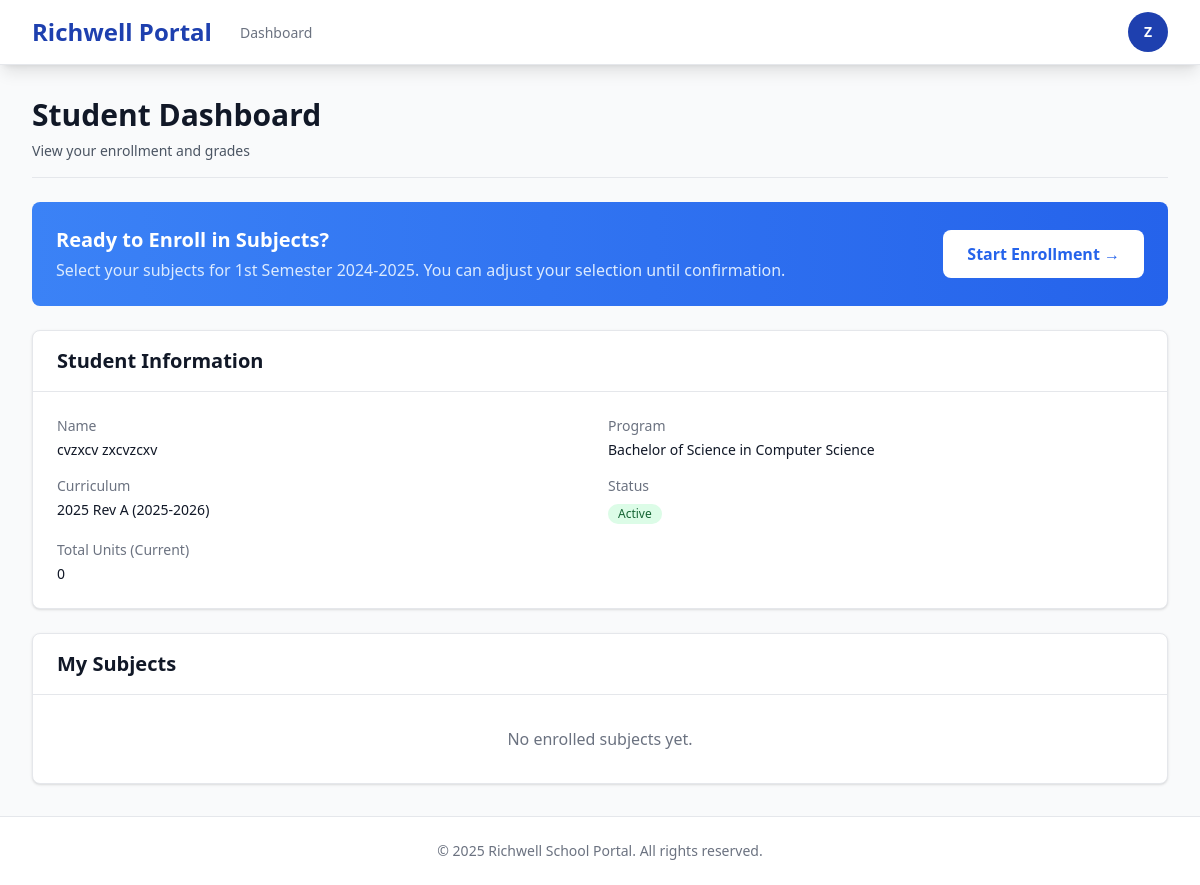
Screenshot of /dashboard/student/ (signed in) with the database file from the repository.
### users/models.py (models this page shows, shortened)
class User(AbstractUser):
    ROLE_CHOICES = [
        ('student', 'Student'),
        ('professor', 'Professor'),
        ('registrar', 'Registrar'),
        ('dean', 'Dean'),
        ('admission', 'Admission'),
        ('admin', 'Admin'),
    ]
    role = models.CharField(max_length=20, choices=ROLE_CHOICES)
    created_at = models.DateTimeField(auto_now_add=True)

### enrollment/models.py (models this page shows, shortened)
class Term(models.Model):
    LEVEL_CHOICES = [
        ('SHS', 'Senior High School'),
        ('Bachelor', 'Bachelor'),
        ('Masteral', 'Masteral'),
    ]
    name = models.CharField(max_length=50)
    level = models.CharField(max_length=20, choices=LEVEL_CHOICES, default='Bachelor')
    start_date = models.DateField()
    end_date = models.DateField()
    add_drop_deadline = models.DateField(null=True, blank=True)
    grade_encoding_deadline = models.DateField(null=True, blank=True)
    is_active = models.BooleanField(default=False)
    archived = models.BooleanField(default=False)
    created_at = models.DateTimeField(auto_now_add=True)
    class Meta:
        unique_together = ('name', 'level')

class Student(models.Model):
    STATUS_CHOICES = [
        ('active', 'Active'),
        ('inactive', 'Inactive'),
        ('graduated', 'Graduated'),
    ]
    user = models.OneToOneField(User, on_delete=models.CASCADE)
    program = models.ForeignKey(Program, on_delete=models.CASCADE, null=True, blank=True)
    curriculum = models.ForeignKey(Curriculum, on_delete=models.CASCADE, null=True, blank=True)
    status = models.CharField(max_length=20, choices=STATUS_CHOICES, default='inactive')
    onboarding_complete = models.BooleanField(default=False)
    student_id = models.CharField(max_length=20, unique=True, null=True, blank=True)
    documents_json = models.JSONField(default=dict)
    created_at = models.DateTimeField(auto_now_add=True)

### academics/models.py (models this page shows, shortened)
class Program(models.Model):
    LEVEL_CHOICES = [
        ('SHS', 'Senior High School'),
        ('College', 'College'),
        ('Bachelor', 'Bachelor'),
        ('Masteral', 'Masteral'),
    ]
    name = models.CharField(max_length=255)
    level = models.CharField(max_length=20, choices=LEVEL_CHOICES)
    passing_grade = models.DecimalField(max_digits=3, decimal_places=2, default=3.00)
    created_at = models.DateTimeField(auto_now_add=True)

class Curriculum(models.Model):
    program = models.ForeignKey(Program, on_delete=models.CASCADE, related_name='curricula')
    version = models.CharField(max_length=50)
    effective_sy = models.CharField(max_length=20)
    active = models.BooleanField(default=True)
    created_at = models.DateTimeField(auto_now_add=True)

### users/views.py (the view)
# urls.py: path('dashboard/student/', views.student_dashboard, name='student_dashboard'),
@role_required('student')
def student_dashboard(request):
    from enrollment.models import Student, StudentSubject, Enrollment, Term
    from enrollment.student_enrollment_views import can_student_enroll
    try:
        student = Student.objects.get(user=request.user)
        enrolled_subjects = StudentSubject.objects.filter(student=student).select_related('subject', 'term', 'section')
        active_term = Term.objects.filter(is_active=True, archived=False, level=student.program.level).first()
        can_enroll = False
        enrollment_status = None
        enrollment_message = None
        enrollment_details = {}
        if active_term:
            can_enroll, enrollment_message, enrollment_details = can_student_enroll(student, active_term)
        context = {
            'student': student,
            'enrolled_subjects': enrolled_subjects,
            'total_units': sum([ss.subject.units for ss in enrolled_subjects if ss.status == 'enrolled']),
            'has_active_enrollment': not can_enroll and enrollment_details.get('reason') == 'already_enrolled',
            'can_enroll': can_enroll,
            'enrollment_message': enrollment_message,
            'enrollment_details': enrollment_details,
            'active_term': active_term,
        }
    except Student.DoesNotExist:
        context = {
            'student': None,
            'enrolled_subjects': [],
            'total_units': 0,
            'has_active_enrollment': False,
            'can_enroll': False,
            'enrollment_message': None,
            'enrollment_details': {},
            'active_term': None,
        }
    return render(request, 'dashboards/student_dashboard.html', context)

### enrollment/student_enrollment_views.py (called while the page is built, shortened)
def get_student_current_level(student):
    if not student.curriculum:
        return (1, 1)
    taken_subjects = StudentSubject.objects.filter(
        student=student,
        status__in=['completed', 'failed']
    ).values_list('subject_id', flat=True)
    completed_curriculum = CurriculumSubject.objects.filter(
        curriculum=student.curriculum,
        subject_id__in=taken_subjects
    ).values_list('year_level', 'term_no')
    if not completed_curriculum:
        return (1, 1)

### templates/dashboards/student_dashboard.html (shortened to what this page needs)
{% extends 'base.html' %}
{% block content %}
<div class="space-y-6">
    <div class="border-b border-gray-200 pb-4">
        <h1 class="text-3xl font-bold text-gray-900">Student Dashboard</h1>
        <p class="mt-2 text-sm text-gray-600">View your enrollment and grades</p>
    </div>
    {% if student %}
    {% if can_enroll %}
    <div class="bg-gradient-to-r from-blue-500 to-blue-600 rounded-lg p-6 text-white">
        <div class="flex items-center justify-between">
            <div>
                <h2 class="text-xl font-semibold mb-1">Ready to Enroll in Subjects?</h2>
                <p class="text-blue-100">Select your subjects for {{ active_term.name }}. You can adjust your selection until confirmation.</p>
            </div>
            <a href="{% url 'enrollment:enroll_subjects' %}" class="inline-flex items-center px-6 py-3 bg-white text-blue-600 font-semibold rounded-lg hover:bg-blue-50 transition-colors">
                Start Enrollment →
            </a>
        </div>
    </div>
    {% endif %}
    <div class="bg-white shadow rounded-lg border border-gray-200">
        <div class="px-6 py-4 border-b border-gray-200">
            <h2 class="text-xl font-semibold text-gray-900">Student Information</h2>
        </div>
        <div class="p-6">
            <dl class="grid grid-cols-1 md:grid-cols-2 gap-4">
                <div>
                    <dt class="text-sm font-medium text-gray-500">Name</dt>
                    <dd class="mt-1 text-sm text-gray-900">{{ student.user.get_full_name|default:student.user.username }}</dd>
                </div>
                <div>
                    <dt class="text-sm font-medium text-gray-500">Program</dt>
                    <dd class="mt-1 text-sm text-gray-900">{{ student.program.name }}</dd>
                </div>
                <div>
                    <dt class="text-sm font-medium text-gray-500">Curriculum</dt>
                    <dd class="mt-1 text-sm text-gray-900">{{ student.curriculum.version }} ({{ student.curriculum.effective_sy }})</dd>
                </div>
                <div>
                    <dt class="text-sm font-medium text-gray-500">Status</dt>
                    <dd class="mt-1">
                        <span class="inline-flex items-center px-2.5 py-0.5 rounded-full text-xs font-medium
                            {% if student.status == 'active' %}bg-green-100 text-green-800
                            {% elif student.status == 'inactive' %}bg-yellow-100 text-yellow-800
                            {% else %}bg-blue-100 text-blue-800{% endif %}">
                            {{ student.status|title }}
                        </span>
                    </dd>
                </div>
                <div>
                    <dt class="text-sm font-medium text-gray-500">Total Units (Current)</dt>
                    <dd class="mt-1 text-sm text-gray-900">{{ total_units }}</dd>
                </div>
            </dl>
        </div>
    </div>
    <div class="bg-white shadow rounded-lg border border-gray-200">
        <div class="px-6 py-4 border-b border-gray-200">
            <h2 class="text-xl font-semibold text-gray-900">My Subjects</h2>
        </div>
        <div class="overflow-x-auto">
            {% if enrolled_subjects %}
            <table class="min-w-full divide-y divide-gray-200">
                <thead class="bg-gray-50">
                    <tr>
                        <th class="px-6 py-3 text-left text-xs font-medium text-gray-500 uppercase tracking-wider">Subject</th>
                        <th class="px-6 py-3 text-left text-xs font-medium text-gray-500 uppercase tracking-wider">Section</th>
                        <th class="px-6 py-3 text-left text-xs font-medium text-gray-500 uppercase tracking-wider">Term</th>
                        <th class="px-6 py-3 text-left text-xs font-medium text-gray-500 uppercase tracking-wider">Professor</th>
                        <th class="px-6 py-3 text-left text-xs font-medium text-gray-500 uppercase tracking-wider">Units</th>
                        <th class="px-6 py-3 text-left text-xs font-medium text-gray-500 uppercase tracking-wider">Status</th>
                    </tr>
                </thead>
                <tbody class="bg-white divide-y divide-gray-200">
                    {% for ss in enrolled_subjects %}
                    <tr class="hover:bg-gray-50">
                        <td class="px-6 py-4 whitespace-nowrap">
                            <div class="text-sm font-medium text-gray-900">{{ ss.subject.code }}</div>
                            <div class="text-sm text-gray-500">{{ ss.subject.title }}</div>
                        </td>
                        <td class="px-6 py-4 whitespace-nowrap text-sm text-gray-500">
                            {% if ss.section %}
                                {{ ss.section.section_code }}
                            {% else %}
                                <span class="text-gray-400 italic">To be assigned</span>
                            {% endif %}
                        </td>
                        <td class="px-6 py-4 whitespace-nowrap text-sm text-gray-500">{{ ss.term.name }}</td>
                        <td class="px-6 py-4 whitespace-nowrap text-sm text-gray-500">
                            {% if ss.professor %}
                                {{ ss.professor.get_full_name|default:ss.professor.username }}
                            {% else %}
                                <span class="text-gray-400 italic">To be assigned</span>
                            {% endif %}
                        </td>
                        <td class="px-6 py-4 whitespace-nowrap text-sm text-gray-500">{{ ss.subject.units }}</td>
                        <td class="px-6 py-4 whitespace-nowrap">
                            <span class="inline-flex items-center px-2.5 py-0.5 rounded-full text-xs font-medium
                                {% if ss.status == 'enrolled' %}bg-blue-100 text-blue-800
                                {% elif ss.status == 'completed' %}bg-green-100 text-green-800
                                {% elif ss.status == 'failed' %}bg-red-100 text-red-800
                                {% elif ss.status == 'inc' %}bg-yellow-100 text-yellow-800
                                {% else %}bg-gray-100 text-gray-800{% endif %}">
                                {{ ss.status|upper }}
                            </span>
                        </td>
                    </tr>
                    {% endfor %}
                </tbody>
            </table>
            {% else %}
            <p class="text-gray-500 text-center py-8">No enrolled subjects yet.</p>
            {% endif %}
        </div>
    </div>
    {% endif %}
</div>
{% endblock %}

### templates/base.html (shortened to what this page needs)
<!DOCTYPE html>
<html lang="en">
<head>
    <script src="https://cdn.tailwindcss.com"></script>
</head>
<body class="bg-gray-50 min-h-screen">
    {% if user.is_authenticated %}
    <nav class="bg-white shadow-lg border-b border-gray-200" x-data="{ open: false }">
        <div class="max-w-7xl mx-auto px-4 sm:px-6 lg:px-8">
            <div class="flex justify-between h-16">
                <div class="flex">
                    <div class="flex-shrink-0 flex items-center">
                        <a href="{% url 'dashboard' %}" class="text-2xl font-bold text-primary">
                            Richwell Portal
                        </a>
                    </div>
                    <div class="hidden sm:ml-6 sm:flex sm:space-x-8">
                        <a href="{% url 'dashboard' %}"
                           class="{% if request.resolver_match.url_name == 'dashboard' %}border-primary text-gray-900{% else %}border-transparent text-gray-500 hover:border-gray-300 hover:text-gray-700{% endif %} inline-flex items-center px-1 pt-1 border-b-2 text-sm font-medium">
                            Dashboard
                        </a>
                    </div>
                </div>
                <div class="hidden sm:ml-6 sm:flex sm:items-center">
                    <div class="relative" x-data="{ userMenu: false }">
                        <button @click="userMenu = !userMenu"
                                type="button"
                                class="bg-white flex text-sm rounded-full focus:outline-none focus:ring-2 focus:ring-offset-2 focus:ring-primary">
                            <div class="h-10 w-10 rounded-full bg-primary flex items-center justify-center text-white font-semibold">
                                {{ user.username|slice:":1"|upper }}
                            </div>
                        </button>
                    </div>
                </div>
            </div>
        </div>
    </nav>
    {% endif %}
    <main class="max-w-7xl mx-auto px-4 sm:px-6 lg:px-8 py-8">
        {% block content %}{% endblock %}
    </main>
    <footer class="bg-white border-t border-gray-200 mt-auto">
        <div class="max-w-7xl mx-auto py-6 px-4 sm:px-6 lg:px-8">
            <p class="text-center text-sm text-gray-500">
                &copy; 2025 Richwell School Portal. All rights reserved.
            </p>
        </div>
    </footer>
</body>
</html>

### rows the page displays
User: username "Z"
Term: name "1st Semester 2024-2025"
Student: user.get_full_name "cvzxcv zxcvzcxv", program.name "Bachelor of Science in Computer Science", curriculum.version "2025 Rev A", curriculum.effective_sy "2025-2026", status "Active"

### other values shown
{{ total_units }} "0"
